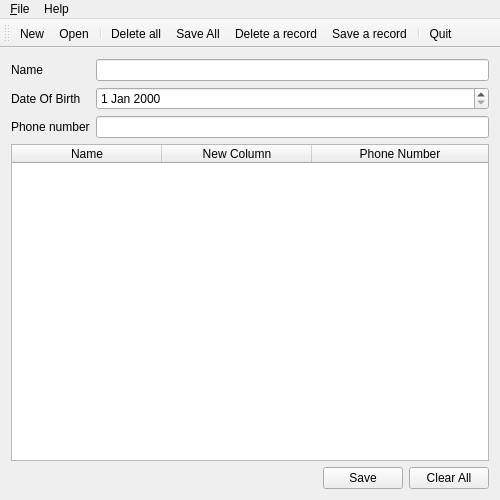
<?xml version="1.0" encoding="UTF-8"?>
<ui version="4.0">
 <class>MainWindow</class>
 <widget class="QMainWindow" name="MainWindow">
  <property name="geometry">
   <rect>
    <x>0</x>
    <y>0</y>
    <width>500</width>
    <height>500</height>
   </rect>
  </property>
  <property name="sizePolicy">
   <sizepolicy hsizetype="Fixed" vsizetype="Fixed">
    <horstretch>0</horstretch>
    <verstretch>0</verstretch>
   </sizepolicy>
  </property>
  <property name="minimumSize">
   <size>
    <width>500</width>
    <height>500</height>
   </size>
  </property>
  <property name="maximumSize">
   <size>
    <width>500</width>
    <height>500</height>
   </size>
  </property>
  <property name="windowTitle">
   <string>RMS Systen</string>
  </property>
  <property name="windowIcon">
   <iconset>
    <normaloff>../../../Getting Started with Qt 5/5th/6/window_logo.png</normaloff>../../../Getting Started with Qt 5/5th/6/window_logo.png</iconset>
  </property>
  <widget class="QWidget" name="centralWidget">
   <property name="sizePolicy">
    <sizepolicy hsizetype="Preferred" vsizetype="Preferred">
     <horstretch>0</horstretch>
     <verstretch>0</verstretch>
    </sizepolicy>
   </property>
   <property name="minimumSize">
    <size>
     <width>0</width>
     <height>0</height>
    </size>
   </property>
   <property name="maximumSize">
    <size>
     <width>16777215</width>
     <height>16777215</height>
    </size>
   </property>
   <property name="layoutDirection">
    <enum>Qt::LeftToRight</enum>
   </property>
   <layout class="QVBoxLayout" name="verticalLayout" stretch="0,1,0">
    <property name="sizeConstraint">
     <enum>QLayout::SetDefaultConstraint</enum>
    </property>
    <item>
     <layout class="QGridLayout" name="gridLayout_4" columnstretch="0,1">
      <property name="verticalSpacing">
       <number>6</number>
      </property>
      <item row="1" column="0">
       <widget class="QLabel" name="dateOfBirthLabel">
        <property name="text">
         <string>Date Of Birth</string>
        </property>
       </widget>
      </item>
      <item row="2" column="0">
       <widget class="QLabel" name="phoneNumberLabel">
        <property name="text">
         <string>Phone number</string>
        </property>
       </widget>
      </item>
      <item row="1" column="1">
       <widget class="QDateEdit" name="dateEdit">
        <property name="frame">
         <bool>true</bool>
        </property>
       </widget>
      </item>
      <item row="0" column="1">
       <widget class="QLineEdit" name="nameLineEdit"/>
      </item>
      <item row="2" column="1">
       <widget class="QLineEdit" name="phoneNumberLineEdit">
        <property name="inputMask">
         <string>99999999999</string>
        </property>
       </widget>
      </item>
      <item row="0" column="0">
       <widget class="QLabel" name="nameLabel">
        <property name="enabled">
         <bool>true</bool>
        </property>
        <property name="text">
         <string>Name</string>
        </property>
       </widget>
      </item>
     </layout>
    </item>
    <item>
     <widget class="QTableWidget" name="appTable">
      <property name="sizePolicy">
       <sizepolicy hsizetype="Expanding" vsizetype="Expanding">
        <horstretch>0</horstretch>
        <verstretch>0</verstretch>
       </sizepolicy>
      </property>
      <property name="maximumSize">
       <size>
        <width>16465465</width>
        <height>16465465</height>
       </size>
      </property>
      <property name="layoutDirection">
       <enum>Qt::LeftToRight</enum>
      </property>
      <property name="autoFillBackground">
       <bool>false</bool>
      </property>
      <property name="showGrid">
       <bool>true</bool>
      </property>
      <property name="rowCount">
       <number>0</number>
      </property>
      <attribute name="horizontalHeaderCascadingSectionResizes">
       <bool>false</bool>
      </attribute>
      <attribute name="horizontalHeaderDefaultSectionSize">
       <number>150</number>
      </attribute>
      <attribute name="horizontalHeaderStretchLastSection">
       <bool>true</bool>
      </attribute>
      <column>
       <property name="text">
        <string>Name</string>
       </property>
      </column>
      <column>
       <property name="text">
        <string>New Column</string>
       </property>
      </column>
      <column>
       <property name="text">
        <string>Phone Number</string>
       </property>
      </column>
     </widget>
    </item>
    <item>
     <layout class="QHBoxLayout" name="horizontalLayout_3">
      <item>
       <spacer name="horizontalSpacer">
        <property name="orientation">
         <enum>Qt::Horizontal</enum>
        </property>
        <property name="sizeHint" stdset="0">
         <size>
          <width>40</width>
          <height>20</height>
         </size>
        </property>
       </spacer>
      </item>
      <item>
       <widget class="QPushButton" name="saveButton">
        <property name="text">
         <string>Save</string>
        </property>
       </widget>
      </item>
      <item>
       <widget class="QPushButton" name="clearAllButton">
        <property name="sizePolicy">
         <sizepolicy hsizetype="Preferred" vsizetype="Preferred">
          <horstretch>0</horstretch>
          <verstretch>0</verstretch>
         </sizepolicy>
        </property>
        <property name="text">
         <string>Clear All</string>
        </property>
       </widget>
      </item>
     </layout>
    </item>
   </layout>
  </widget>
  <widget class="QMenuBar" name="menuBar">
   <property name="enabled">
    <bool>true</bool>
   </property>
   <property name="geometry">
    <rect>
     <x>0</x>
     <y>0</y>
     <width>500</width>
     <height>22</height>
    </rect>
   </property>
   <widget class="QMenu" name="menuFile">
    <property name="font">
     <font>
      <stylestrategy>PreferDefault</stylestrategy>
     </font>
    </property>
    <property name="title">
     <string>&amp;File</string>
    </property>
    <addaction name="actionNew"/>
    <addaction name="actionOpen"/>
    <addaction name="separator"/>
    <addaction name="actionQuit"/>
   </widget>
   <widget class="QMenu" name="menuHelp">
    <property name="title">
     <string>Help</string>
    </property>
    <addaction name="actionAbout"/>
   </widget>
   <addaction name="menuFile"/>
   <addaction name="menuHelp"/>
  </widget>
  <widget class="QToolBar" name="mainToolBar">
   <property name="windowTitle">
    <string>Main Toolbar</string>
   </property>
   <property name="allowedAreas">
    <set>Qt::AllToolBarAreas</set>
   </property>
   <attribute name="toolBarArea">
    <enum>TopToolBarArea</enum>
   </attribute>
   <attribute name="toolBarBreak">
    <bool>false</bool>
   </attribute>
   <addaction name="actionNew"/>
   <addaction name="actionOpen"/>
   <addaction name="separator"/>
   <addaction name="actionDeleteAll"/>
   <addaction name="actionSaveAll"/>
   <addaction name="actionDeleteRecord"/>
   <addaction name="actionSave"/>
   <addaction name="separator"/>
   <addaction name="actionQuit"/>
  </widget>
  <action name="actionctrl_C">
   <property name="text">
    <string>ctrl + C</string>
   </property>
  </action>
  <action name="actionNew">
   <property name="icon">
    <iconset>
     <normaloff>../../../Getting Started with Qt 5/5th/6/new.png</normaloff>../../../Getting Started with Qt 5/5th/6/new.png</iconset>
   </property>
   <property name="text">
    <string>New</string>
   </property>
   <property name="toolTip">
    <string>&amp;New</string>
   </property>
   <property name="shortcut">
    <string>Ctrl+N</string>
   </property>
  </action>
  <action name="actionOpen">
   <property name="icon">
    <iconset>
     <normaloff>../../../Getting Started with Qt 5/5th/6/open.png</normaloff>../../../Getting Started with Qt 5/5th/6/open.png</iconset>
   </property>
   <property name="text">
    <string>Open</string>
   </property>
   <property name="shortcut">
    <string>Ctrl+O</string>
   </property>
  </action>
  <action name="actionQuit">
   <property name="icon">
    <iconset>
     <normaloff>../../../Getting Started with Qt 5/5th/6/close.png</normaloff>../../../Getting Started with Qt 5/5th/6/close.png</iconset>
   </property>
   <property name="text">
    <string>Quit</string>
   </property>
   <property name="shortcut">
    <string>Esc</string>
   </property>
  </action>
  <action name="actionAbout">
   <property name="text">
    <string>About</string>
   </property>
   <property name="shortcut">
    <string>Ctrl+H</string>
   </property>
  </action>
  <action name="actionDeleteAll">
   <property name="checkable">
    <bool>false</bool>
   </property>
   <property name="enabled">
    <bool>true</bool>
   </property>
   <property name="icon">
    <iconset>
     <normaloff>../../../Getting Started with Qt 5/5th/6/clear.png</normaloff>../../../Getting Started with Qt 5/5th/6/clear.png</iconset>
   </property>
   <property name="text">
    <string>Delete all</string>
   </property>
   <property name="toolTip">
    <string>Delete_all</string>
   </property>
  </action>
  <action name="actionDeleteRecord">
   <property name="text">
    <string>Delete a record</string>
   </property>
   <property name="toolTip">
    <string>Delete a record</string>
   </property>
   <property name="shortcut">
    <string>Ctrl+D</string>
   </property>
  </action>
  <action name="actionSave">
   <property name="text">
    <string>Save a record</string>
   </property>
   <property name="shortcut">
    <string>Ctrl+Enter</string>
   </property>
  </action>
  <action name="actionSaveAll">
   <property name="text">
    <string>Save All</string>
   </property>
   <property name="shortcut">
    <string>Ctrl+S</string>
   </property>
  </action>
 </widget>
 <layoutdefault spacing="6" margin="11"/>
 <resources>
  <include location="QtWidgetsApplication.qrc"/>
 </resources>
 <connections>
  <connection>
   <sender>actionQuit</sender>
   <signal>triggered()</signal>
   <receiver>MainWindow</receiver>
   <slot>close()</slot>
   <hints>
    <hint type="sourcelabel">
     <x>-1</x>
     <y>-1</y>
    </hint>
    <hint type="destinationlabel">
     <x>449</x>
     <y>320</y>
    </hint>
   </hints>
  </connection>
 </connections>
</ui>
